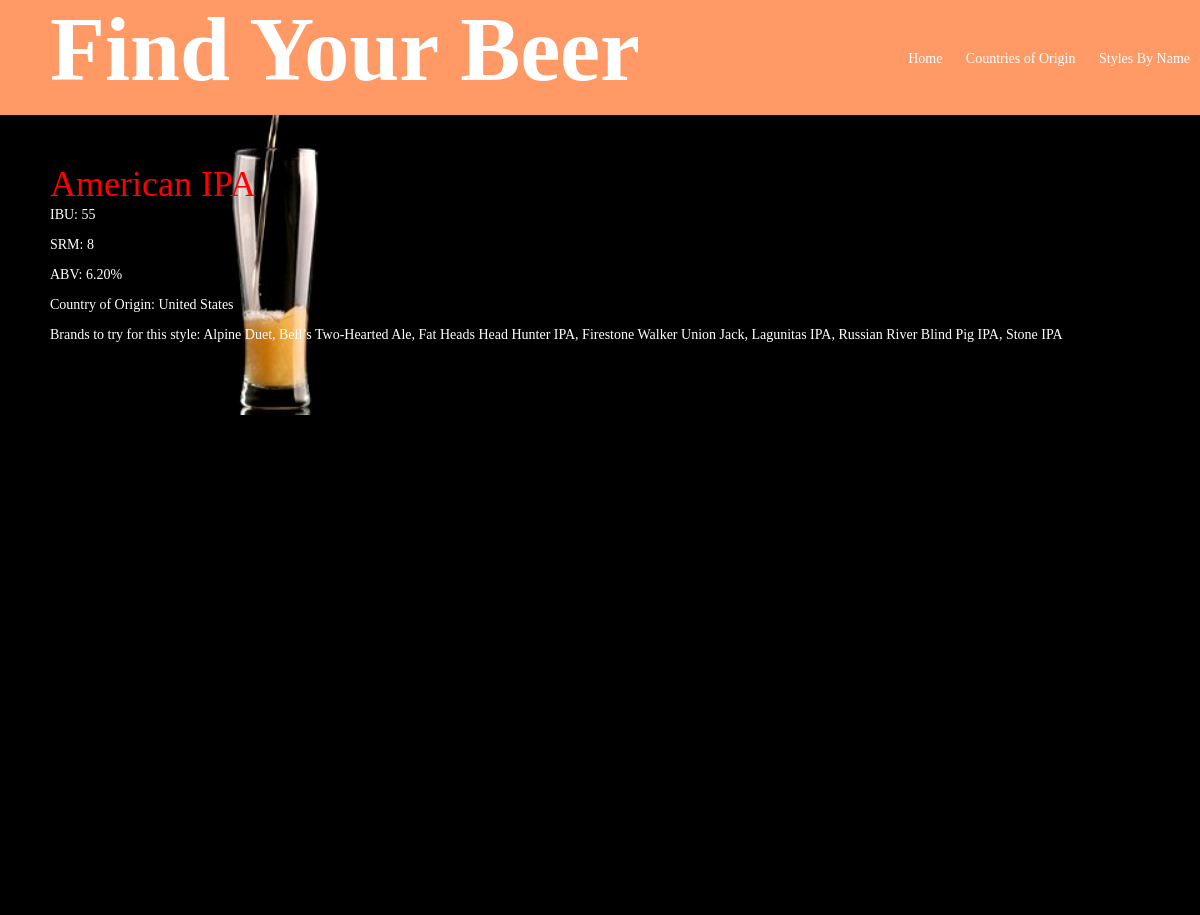
Screenshot of /styles/American IPA/details/ with the database file from the repository.
### styles/models.py (models this page shows, shortened)
class BeerStyle(models.Model):
    name = models.CharField(max_length=200)
    ibu = models.IntegerField(default=1)
    srm = models.IntegerField(default=1)
    abv = models.DecimalField(max_digits=4, decimal_places=2, default=1)
    country = models.CharField(max_length=200)
    similarity = models.IntegerField(default=400)
    brands = models.CharField(max_length=200)

### styles/views.py (the view)
# urls.py: url(r'^(?P<name>.+?)/details/$', views.detail, name='detail'),
def detail(request, name):
    this_beer = BeerStyle.objects.filter(name=name)[:1]
    template = loader.get_template('styles/detail.html')
    context = RequestContext(request, {
        'this_beer': this_beer,
    })
    if this_beer:
        return HttpResponse(template.render(context))
    else:
        raise Http404

### styles/templates/styles/detail.html
<body>
	{% include "styles/header.html" %}
	<div class="results">
		{% if this_beer %}
			{% for beer in this_beer %}
				<h1>{{ beer.name }}</h1>
				<p>IBU:  {{ beer.ibu }}</p>
				<p>SRM:  {{ beer.srm }}</p>
				<p>ABV:  {{ beer.abv }}%</p>
				<p>Country of Origin:  {{ beer.country }}</p>
				<p>Brands to try for this style:  {{ beer.brands }}</p>
			{% endfor %}
		{% else %}
			<p>No Beers Listed</p>
		{% endif %}
	</div>
</body>

### styles/static/styles/stylesheet.css (style rules this page uses)
body { font-family: "PT Serif", serif; }
h1, h2, h4, h5, h6 { color: #ffffff; margin: 0px; }
.results { background: url("blackbeer.jpg"); background-size: 500px 300px; background-repeat: no-repeat; background-color: 000000; color: fff; padding: 50px; height: 100%; }
.results h1 { color: red; }

### rows the page displays
BeerStyle: name "American IPA", ibu "55", srm "8", abv "6.20", country "United States", brands "Alpine Duet, Bell’s Two-Hearted Ale, Fat Heads Head Hunter IPA, Firestone Walker Union Jack, Lagunitas IPA, Russian River Blind Pig IPA, Stone IPA"
